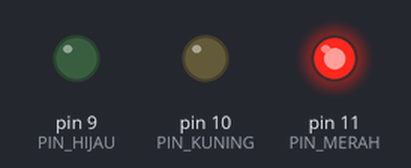
Bench run of a sketch on a simulated Arduino Uno, built with avr-gcc and run on an emulated ATmega328P. On the bench: output pins drawn as LEDs (lit = HIGH).

Above: at 5.0 s.
At 11.0 s:
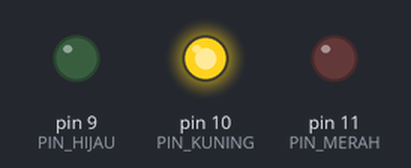
At 16.0 s:
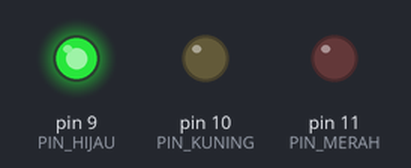
Timing chart, 0 to 26.0 s (numbered marks = the images above):
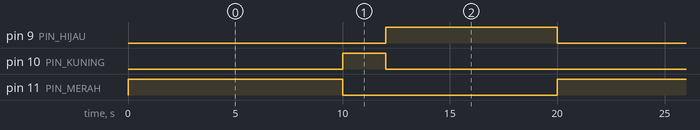

Measured:
- by itself, pin 9 (PIN_HIJAU): alternates HIGH for 8.0 s and LOW for 12.0 s
- by itself, pin 10 (PIN_KUNING): alternates HIGH for 2.0 s and LOW for 18.0 s
- by itself, pin 11 (PIN_MERAH): alternates HIGH for 10.0 s and LOW for 10.0 s

The sketch:

Simple_Traffic_Light.ino
```cpp
const int PIN_MERAH = 11;
const int PIN_KUNING = 10;
const int PIN_HIJAU = 9;

const int DURASI_MERAH = 10; // detik
const int DURASI_KUNING = 2; // detik
const int DURASI_HIJAU = 8; // detik

void setup() {
    pinMode( PIN_MERAH, OUTPUT );
    pinMode( PIN_KUNING, OUTPUT );
    pinMode( PIN_HIJAU, OUTPUT );
}

void loop() {
    digitalWrite( PIN_MERAH, HIGH ); // nyalakan lampu merah
    delay( DURASI_MERAH * 1000 ); // 1 detik = 1000ms
    digitalWrite( PIN_MERAH, LOW ); // matikan lampu merah
    digitalWrite( PIN_KUNING, HIGH ); // nyalakan lampu kuning
    delay( DURASI_KUNING * 1000 ); // pause 2 detik
    digitalWrite( PIN_KUNING, LOW ); // matikan lampu kuning
    digitalWrite( PIN_HIJAU, HIGH ); // nyalakan lampu hijau
    delay( DURASI_HIJAU * 1000 ); // pause 8 detik
    digitalWrite( PIN_HIJAU, LOW ); // matikan lampu hijau
}
```
